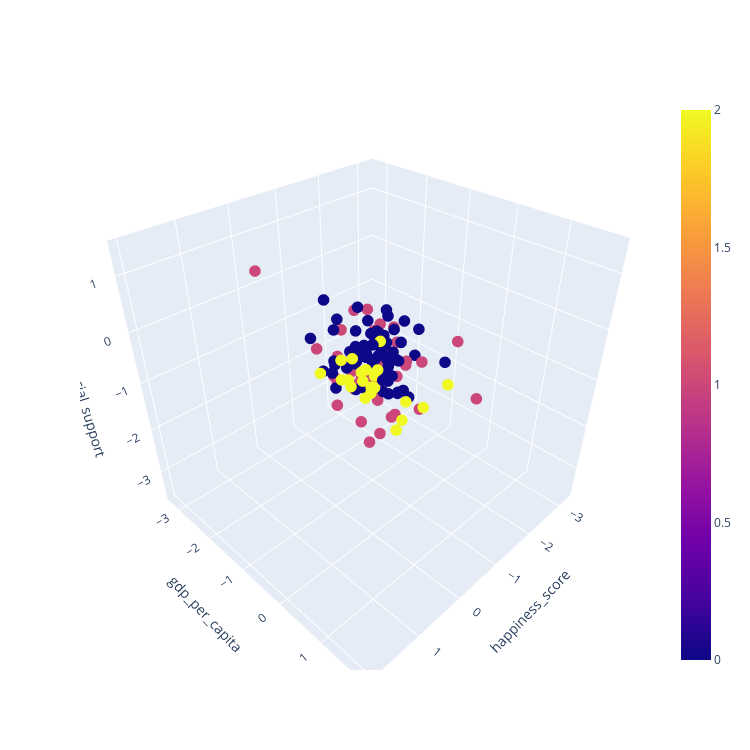

Notebook code cell kept with this figure:
### Code cell
kmeans = KMeans(n_clusters=Best_K, random_state=0, n_init=10).fit(df)
df["Cluster"] = kmeans.labels_
df["Cluster"].value_counts()
makeFigure()

### Figure 1 — Plotly figure (JSON) as saved in the notebook; plotly's stock layout.template omitted (floating-point values rounded to 4 significant figures; data arrays with more than 128 entries replaced by an {"elided": "..."} marker saying what was removed)
{"data": [{"marker": {"color": {"elided": "136 int values"}, "colorbar": {"nticks": 5}, "size": 4}, "mode": "markers", "type": "scatter3d", "x": {"elided": "136 float values"}, "y": {"elided": "136 float values"}, "z": {"elided": "136 float values"}}], "layout": {"height": 750, "scene": {"xaxis": {"title": {"text": "happiness_score"}}, "yaxis": {"title": {"text": "gdp_per_capita"}}, "zaxis": {"title": {"text": "social_support"}}}, "width": 750}}
